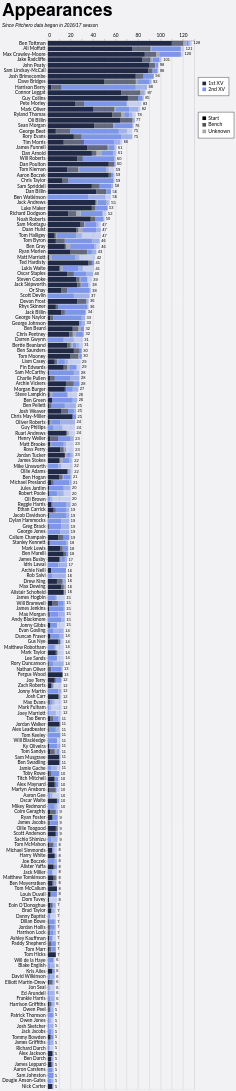

Describe this chart as a Vega-Lite specification.
### Vega-Lite specification from a JSON file in a GitHub repository (floating-point values rounded to 4 significant figures; data arrays with more than 128 entries replaced by an {"elided": "..."} marker saying what was removed)
{"config": {"axis": {"labelFont": "Lato, sans-serif", "titleFont": "PT Sans Narrow, Helvetica Neue, Helvetica, Arial, sans-serif", "labelFontSize": 13, "titleFontSize": 24, "gridColor": "#202947", "gridOpacity": 0.2}, "header": {"labelFont": "PT Sans Narrow, Helvetica Neue, Helvetica, Arial, sans-serif", "titleFont": "PT Sans Narrow, Helvetica Neue, Helvetica, Arial, sans-serif", "labelFontSize": 24, "titleFontSize": 28, "labelFontWeight": "bold", "orient": "left"}, "legend": {"labelFont": "Lato, sans-serif", "titleFont": "PT Sans Narrow, Helvetica Neue, Helvetica, Arial, sans-serif", "labelFontSize": 14, "titleFontSize": 16, "titlePadding": 5, "fillColor": "white", "strokeColor": "black", "padding": 10, "titleFontWeight": "lighter", "titleFontStyle": "italic", "titleColor": "gray", "offset": 10}, "title": {"font": "PT Sans Narrow, Helvetica Neue, Helvetica, Arial, sans-serif", "fontSize": 48, "fontWeight": "bold", "anchor": "start", "align": "center", "titlePadding": 20, "subtitlePadding": 10, "subtitleFontSize": 13, "subtitleColor": "", "subtitleFontStyle": "italic", "offset": 15, "color": "black"}, "axisX": {"labelAngle": 0}, "facet": {"title": null, "header": null, "align": {"row": "each", "column": "each"}}, "resolve": {"scale": {"y": "independent", "facet": "independent"}}, "background": "#f2f1f4"}, "layer": [{"mark": {"type": "bar"}, "encoding": {"color": {"field": "squad", "legend": {"direction": "vertical", "labelExpr": "datum.value + ' XV'", "legendX": 410, "legendY": 100, "orient": "none", "title": null}, "scale": {"domain": ["1st", "2nd"], "range": ["#202946", "#7d96e8"]}, "sort": ["1st", "2nd"], "type": "nominal"}, "opacity": {"field": "start", "legend": {"direction": "vertical", "legendX": 410, "legendY": 195, "orient": "none", "title": null}, "scale": {"domain": ["Start", "Bench", "Unknown"], "range": [1.0, 0.35, 0.2]}, "sort": ["Start", "Bench", "Unknown"], "type": "nominal"}, "order": {"field": "stack_order", "sort": "ascending", "type": "quantitative"}, "tooltip": [{"field": "player", "title": "Player", "type": "nominal"}, {"field": "squad", "title": "Squad", "type": "nominal"}, {"field": "start", "title": "Selection", "type": "nominal"}, {"aggregate": "sum", "field": "games", "title": "Games", "type": "quantitative"}, {"aggregate": "max", "field": "player_total", "title": "Total", "type": "quantitative"}], "x": {"aggregate": "sum", "axis": {"orient": "top", "title": null}, "field": "games", "type": "quantitative"}, "y": {"field": "player", "sort": {"field": "player_total", "op": "max", "order": "descending"}, "title": null, "type": "nominal"}}}, {"mark": {"type": "text", "align": "left", "baseline": "middle", "color": "black", "dx": 4, "fontSize": 11}, "encoding": {"text": {"field": "total_games", "format": ".0f", "type": "quantitative"}, "x": {"axis": {"orient": "top", "title": null}, "field": "total_games", "type": "quantitative"}, "y": {"field": "player", "sort": {"field": "player_total", "op": "max", "order": "descending"}, "title": null, "type": "nominal"}}, "transform": [{"aggregate": [{"op": "sum", "field": "games", "as": "total_games"}, {"op": "max", "field": "player_total", "as": "player_total"}], "groupby": ["player"]}]}], "data": {"name": "data-52a1088f9596e9dcfd5918650e0425af"}, "height": {"step": 15}, "params": [{"name": "seasonParam", "value": []}, {"name": "gameTypesParam", "value": []}, {"name": "squadParam", "value": "All"}, {"name": "positionsParam", "value": []}, {"name": "minAppsParam", "value": 5}], "title": {"text": "Appearances", "subtitle": "Since Pitchero data began in 2016/17 season"}, "transform": [{"filter": "length(seasonParam) === 0 || indexof(seasonParam, datum.season) >= 0"}, {"filter": "length(gameTypesParam) === 0 || indexof(gameTypesParam, datum.game_type) >= 0"}, {"filter": "squadParam === \"All\" || datum.squad === squadParam"}, {"filter": "length(positionsParam) === 0 || indexof(positionsParam, datum.position) >= 0"}, {"joinaggregate": [{"op": "sum", "field": "games", "as": "player_total"}], "groupby": ["player"]}, {"filter": "datum.player_total >= minAppsParam"}], "width": 400, "$schema": "https://vega.github.io/schema/vega-lite/v5.20.1.json", "datasets": {"data-52a1088f9596e9dcfd5918650e0425af": {"elided": "2352 records"}}}
